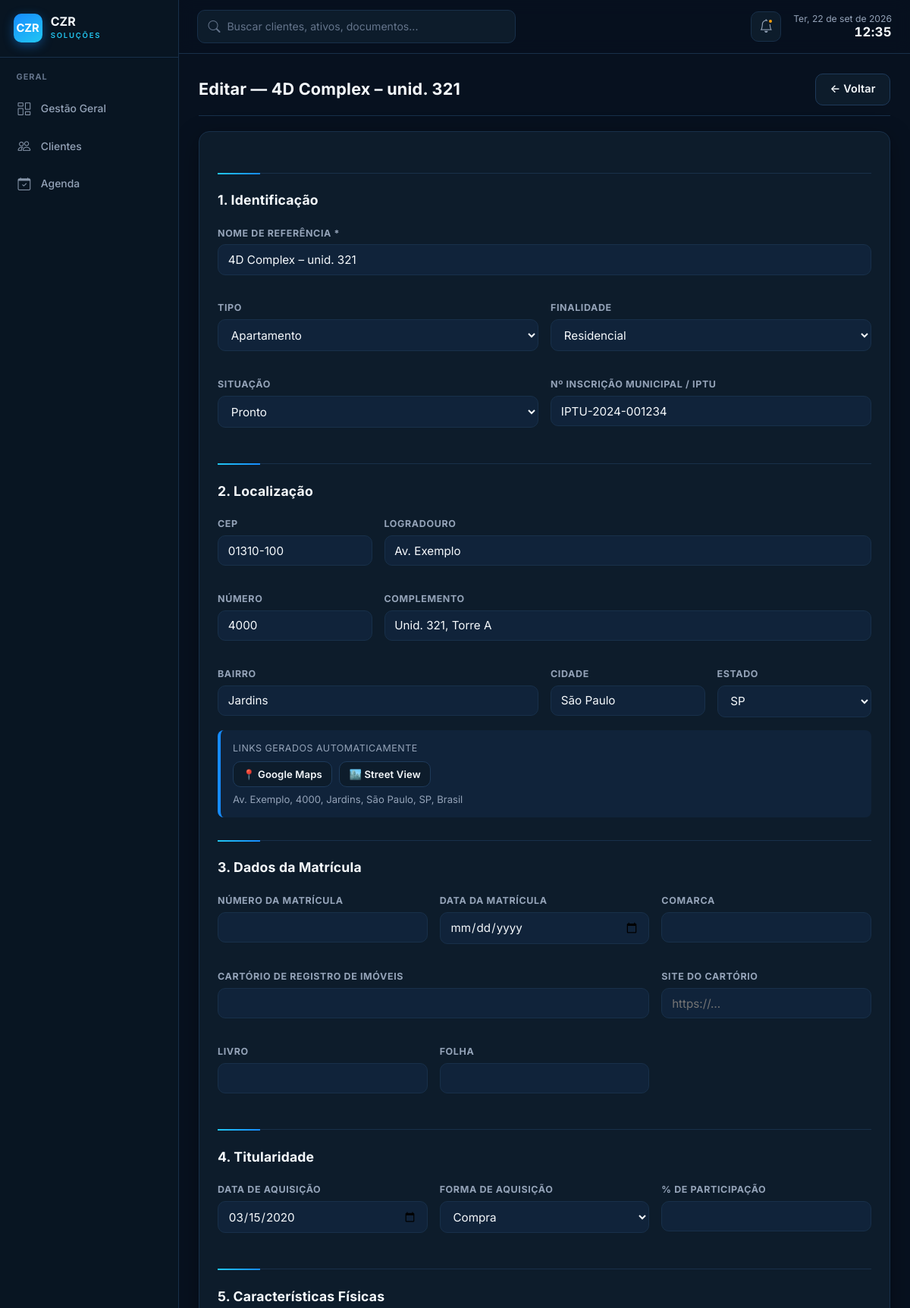
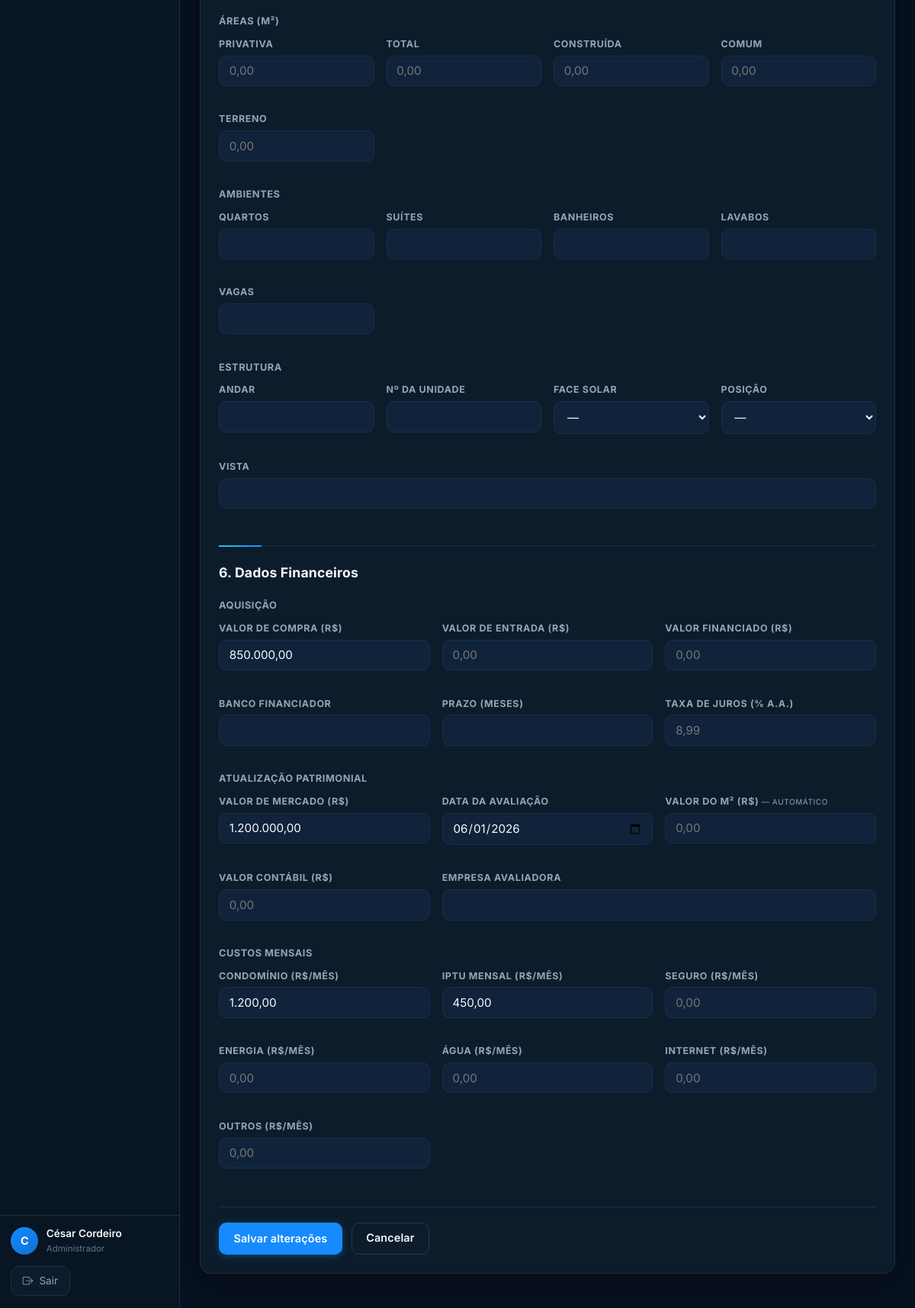
/imoveis/editar?id=1 (signed in), run on the app's committed database (2 pictures, top to bottom).
### tables this page shows
CREATE TABLE IF NOT EXISTS imoveis (
  id                    INT AUTO_INCREMENT PRIMARY KEY,
  cliente_id            INT NOT NULL,
  condominio_id         INT NULL,

   
  codigo                VARCHAR(20)  NOT NULL,        
  nome_referencia       VARCHAR(200) NOT NULL,
  tipo                  ENUM('apartamento','casa','sala_comercial','terreno','galpao','loja','hotel','outro') NOT NULL,
  finalidade            ENUM('residencial','comercial','mista','locacao','investimento') NOT NULL,
  situacao              ENUM('pronto','em_construcao','na_planta') NOT NULL DEFAULT 'pronto',

   
  logradouro            VARCHAR(200) NULL,
  numero                VARCHAR(20)  NULL,
  complemento           VARCHAR(100) NULL,
  cep                   VARCHAR(10)  NULL,
  bairro                VARCHAR(100) NULL,
  cidade                VARCHAR(100) NULL,
  estado                CHAR(2)      NULL,
  link_maps             VARCHAR(800) NULL,            
  link_street_view      VARCHAR(800) NULL,            

   
  inscricao_municipal   VARCHAR(60)  NULL,            
  numero_matricula      VARCHAR(60)  NULL,
  cartorio              VARCHAR(180) NULL,
  site_cartorio         VARCHAR(255) NULL,            
  comarca               VARCHAR(120) NULL,
  livro                 VARCHAR(40)  NULL,
  folha                 VARCHAR(40)  NULL,
  data_matricula        DATE         NULL,

   
  data_aquisicao        DATE         NULL,
  forma_aquisicao       ENUM('compra','heranca','doacao','permuta','integralizacao','outro') NULL,
  percentual_participacao DECIMAL(5,2) NULL,          
  outros_proprietarios  VARCHAR(500) NULL,            

   
  area_privativa        DECIMAL(10,2) NULL,           
  area_total            DECIMAL(10,2) NULL,           
  area_construida       DECIMAL(10,2) NULL,           
  area_comum            DECIMAL(10,2) NULL,           
  area_terreno          DECIMAL(10,2) NULL,           
  quartos               INT          NULL,
  suites                INT          NULL,
  banheiros             INT          NULL,
  lavabos               INT          NULL,
  vagas_garagem         INT          NULL,
  andar                 INT          NULL,
  numero_unidade        VARCHAR(30)  NULL,
  face_solar            VARCHAR(30)  NULL,            
  posicao_imovel        VARCHAR(60)  NULL,            
  vista                 VARCHAR(120) NULL,

   
  valor_compra          DECIMAL(15,2) NULL,
  valor_entrada         DECIMAL(15,2) NULL,
  valor_financiamento   DECIMAL(15,2) NULL,
  banco_financiador     VARCHAR(150)  NULL,
  prazo_financiamento   INT           NULL,           
  taxa_juros_anual      DECIMAL(6,4)  NULL,           
  valor_mercado         DECIMAL(15,2) NULL,
  data_avaliacao_mercado DATE          NULL,
  valor_contabil        DECIMAL(15,2) NULL,           
  empresa_avaliadora    VARCHAR(180)  NULL,
  valor_m2              DECIMAL(15,2) NULL,           

   
  custo_condominio      DECIMAL(10,2) NULL,
  custo_iptu_mensal     DECIMAL(10,2) NULL,           
  custo_energia         DECIMAL(10,2) NULL,
  custo_agua            DECIMAL(10,2) NULL,
  custo_internet        DECIMAL(10,2) NULL,
  custo_seguro          DECIMAL(10,2) NULL,
  custo_outros          DECIMAL(10,2) NULL,

  foto_principal        VARCHAR(300) NULL,            
  observacoes           TEXT         NULL,
  ativo                 TINYINT(1) NOT NULL DEFAULT 1,
  criado_em             DATETIME NOT NULL DEFAULT CURRENT_TIMESTAMP,
  atualizado_em         DATETIME NOT NULL DEFAULT CURRENT_TIMESTAMP ON UPDATE CURRENT_TIMESTAMP,

  FOREIGN KEY (cliente_id)   REFERENCES clientes(id)    ON DELETE RESTRICT,
  FOREIGN KEY (condominio_id) REFERENCES condominios(id) ON DELETE SET NULL
);

### app/Views/imoveis/editar.php (the view, shortened to what the rows shown need)
<?php
require APP_ROOT . '/includes/header.php';
if (!function_exists('mf_val')) {
    function mf_val(?float $v): string { return $v ? number_format($v, 2, ',', '.') : ''; }
}
$v = fn($k, $dec = false) => $dec ? mf_val((float)($d[$k] ?? 0)) : h($d[$k] ?? '');
$estados = ['AC','AL','AP','AM','BA','CE','DF','ES','GO','MA','MT','MS','MG','PA','PB','PR','PE','PI','RJ','RN','RS','RO','RR','SC','SP','SE','TO'];
?>
<div class="container" style="max-width:960px">
  <div class="card-header" style="margin-bottom:1.25rem">
    <h2 class="card-titulo">Editar — <?= h($im['nome_referencia']) ?></h2>
    <a href="<?= base_url('imoveis/ficha?id='.$id) ?>" class="btn btn-secundario">← Voltar</a>
  </div>
  <div class="card">
    <form method="post">
      <div class="form-grid form-grid-2">
        <div class="form-grupo" style="grid-column:1/-1">
          <label>Nome de referência *</label>
          <input type="text" name="nome_referencia" required value="<?= $v('nome_referencia') ?>">
        </div>
        <div class="form-grupo"><label>Situação</label><select name="situacao">
          <?php foreach (['pronto'=>'Pronto','em_construcao'=>'Em Construção','na_planta'=>'Na Planta'] as $sv=>$sl): ?>
          <option value="<?=$sv?>" <?=($d['situacao']===$sv)?'selected':''?>><?=$sl?></option>
          <?php endforeach; ?></select></div>
        <div class="form-grupo"><label>Nº Inscrição Municipal / IPTU</label><input type="text" name="inscricao_municipal" value="<?=$v('inscricao_municipal')?>"></div>
      </div>
      <div class="form-grid form-grid-4">
        <div class="form-grupo"><label>CEP</label><input type="text" name="cep" id="cep" maxlength="9" oninput="mascara_cep(this)" onblur="busca_cep(this)" value="<?=$v('cep')?>"></div>
        <div class="form-grupo" style="grid-column:span 3"><label>Logradouro</label><input type="text" name="logradouro" id="logradouro" value="<?=$v('logradouro')?>"></div>
        <div class="form-grupo"><label>Número</label><input type="text" name="numero" value="<?=$v('numero')?>"></div>
        <div class="form-grupo" style="grid-column:span 3"><label>Complemento</label><input type="text" name="complemento" value="<?=$v('complemento')?>"></div>
        <div class="form-grupo" style="grid-column:span 2"><label>Bairro</label><input type="text" name="bairro" id="bairro" value="<?=$v('bairro')?>"></div>
        <div class="form-grupo"><label>Cidade</label><input type="text" name="cidade" id="cidade" value="<?=$v('cidade')?>"></div>
        <div class="form-grupo"><label>Estado</label><select name="estado" id="estado"><option value="">—</option>
          <?php foreach($estados as $uf): ?><option value="<?=$uf?>" <?=$d['estado']===$uf?'selected':''?>><?=$uf?></option><?php endforeach;?></select></div>
      </div>
      <div class="form-grid form-grid-3">
        <div class="form-grupo"><label>Data de aquisição</label><input type="date" name="data_aquisicao" value="<?=$v('data_aquisicao')?>"></div>
      </div>
      <div class="form-grid form-grid-3" style="margin-bottom:1rem">
        <div class="form-grupo"><label>Valor de compra (R$)</label><input type="text" name="valor_compra" placeholder="0,00" value="<?=mf_val((float)($d['valor_compra']??0))?>"></div>
      </div>
      <div class="form-grid form-grid-3" style="margin-bottom:1rem">
        <div class="form-grupo"><label>Valor de mercado (R$)</label><input type="text" name="valor_mercado" placeholder="0,00" value="<?=mf_val((float)($d['valor_mercado']??0))?>"></div>
        <div class="form-grupo"><label>Data da avaliação</label><input type="date" name="data_avaliacao_mercado" value="<?=$v('data_avaliacao_mercado')?>"></div>
      </div>
      <div class="form-grid form-grid-3">
        <?php foreach(['custo_condominio'=>'Condomínio','custo_iptu_mensal'=>'IPTU mensal','custo_seguro'=>'Seguro','custo_energia'=>'Energia','custo_agua'=>'Água','custo_internet'=>'Internet','custo_outros'=>'Outros'] as $c=>$l): ?>
        <div class="form-grupo"><label><?=$l?> (R$/mês)</label><input type="text" name="<?=$c?>" placeholder="0,00" value="<?=mf_val((float)($d[$c]??0))?>"></div>
        <?php endforeach;?>
      </div>
    </form>
  </div>
</div>
<?php require APP_ROOT . '/includes/footer.php'; ?>

### data on the page
imoveis: nome_referencia "4D Complex – unid. 321", situacao "Pronto", inscricao_municipal "IPTU-2024-001234", cep "01310-100", logradouro "Av. Exemplo", numero "4000", complemento "Unid. 321, Torre A", bairro "Jardins", cidade "São Paulo", estado "SP", data_aquisicao "03/15/2020", valor_compra "850.000,00", valor_mercado "1.200.000,00", data_avaliacao_mercado "06/01/2026", custo_condominio "1.200,00", custo_iptu_mensal "450,00"

### other printed values
$titulo "GERAL"
$rotulo "Gestão Geral"
$rotulo "Clientes"
$rotulo "Agenda"
$inicial "C"
$usuario['nome'] "César Cordeiro"
$l "PRIVATIVA"
$l "TOTAL"
$l "CONSTRUÍDA"
$l "COMUM"
$l "TERRENO"
$l "QUARTOS"
$l "SUÍTES"
$l "BANHEIROS"
$l "LAVABOS"
